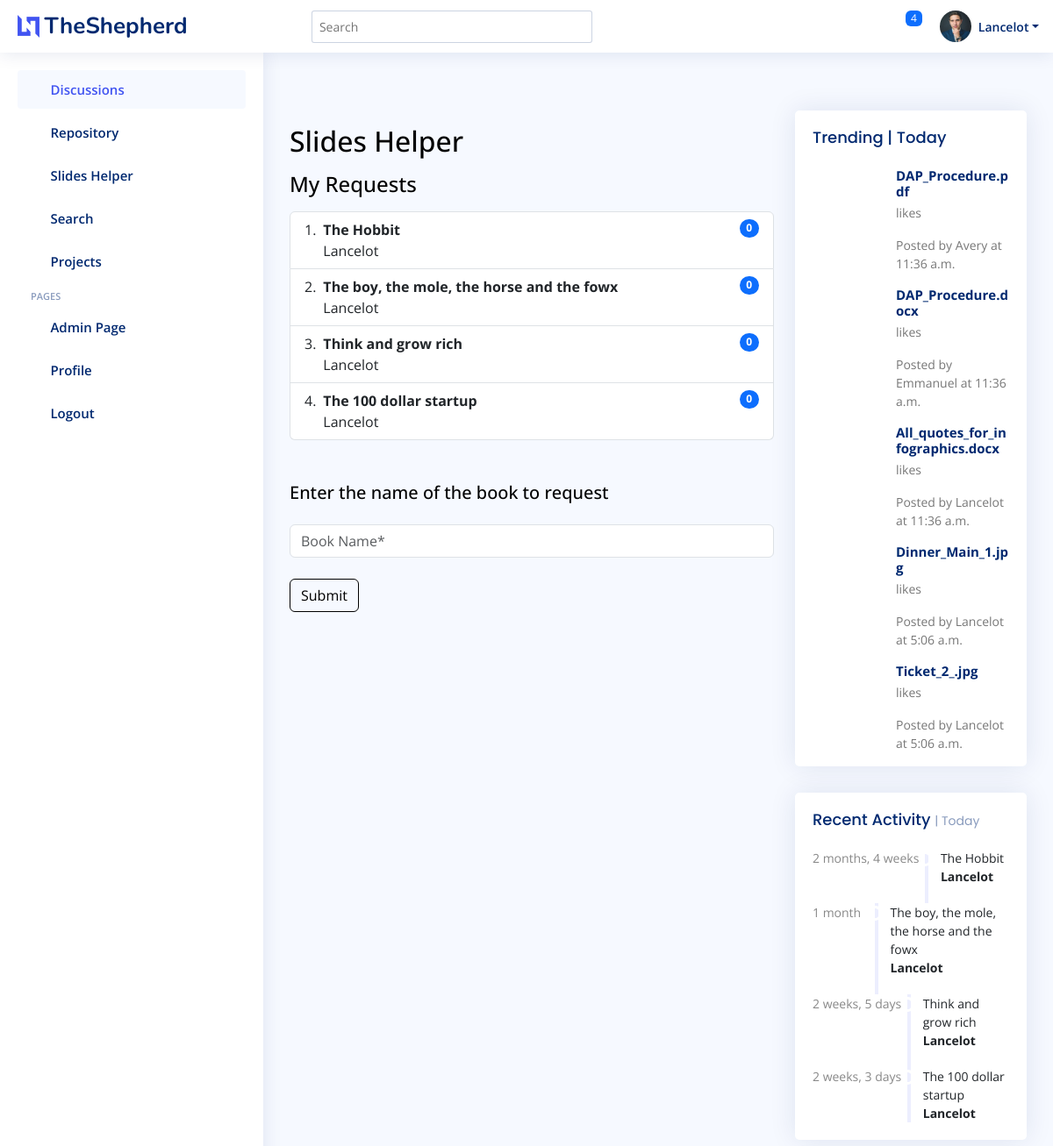
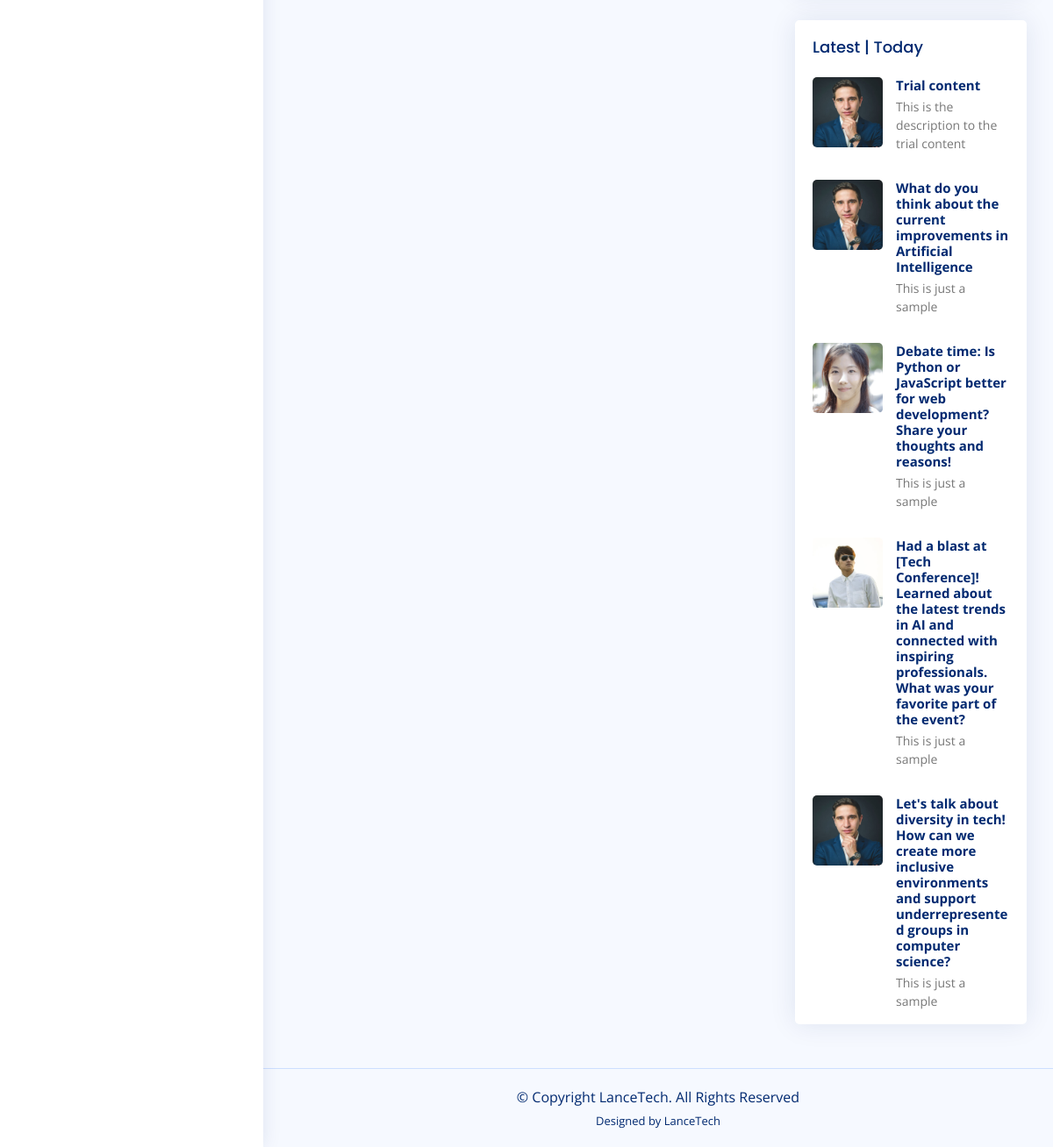
/sliders/ (signed in), run on the app's committed database (2 pictures, top to bottom).
### discussions/models.py (models this page shows, shortened)
class Student(models.Model):
    friend = models.ForeignKey('self', on_delete=models.CASCADE, blank=True, null=True)
    user = models.OneToOneField(User, on_delete=models.CASCADE)
    phone = models.CharField(max_length=10, default='0548932933', blank=True)
    school = models.CharField(max_length=60, default='KNUST', blank=True)
    course = models.CharField(max_length=60, default='Computer Science', blank=True)
    back_img = models.ImageField(blank=True, upload_to="images/profiles", default='images/profiles/testimonial-1_wBDCxRj.jpg')

class Discussion(models.Model):
    creator = models.ForeignKey(Student, on_delete=models.CASCADE)
    pub_date = models.DateTimeField(blank=False, default=now)
    content = models.CharField(max_length=200)
    description = models.CharField(max_length=1024, blank=True, default='This is just a sample')
    topic = models.CharField(max_length=60,blank=False, default='Programming')
    img = models.ImageField(blank=True, upload_to="images", null=True)
    likes = models.IntegerField(blank=True, default=100)
    dislikes = models.IntegerField(blank=True, default=100)
    num_of_participants = models.IntegerField(blank=True, default=50)

### sliders/models.py (models this page shows, shortened)
class Request(models.Model):
    requester = models.ForeignKey(User, on_delete=models.CASCADE)
    file_name = models.CharField(max_length=60)
    pub_date = models.DateTimeField(blank=False, default=now)

### repository/models.py (models this page shows)
class File(models.Model):
    owner = models.ForeignKey(Student, on_delete=models.CASCADE, blank=True, null=True)
    file = models.FileField()
    pub_date = models.DateTimeField(blank=False, default=now)
    def __str__(self):
        return self.file.name

### sliders/views.py (the view)
# urls.py: path("", views.IndexView.as_view(), name="index"),
class IndexView(generic.ListView):
    template_name = "sliders/index.html"
    context_object_name = "sliders"
    model = File
    def get_queryset(self):
        return File.objects.all()
    def get_context_data(self, **kwargs: Any) -> Dict[str, Any]:
        context = super(IndexView, self).get_context_data(**kwargs)
        context['files'] = File.objects.all()
        context['student'] = Student.objects.filter(user=self.request.user)[0]
        context['requests'] = Request.objects.filter(requester_id=self.request.user.id)
        context['form'] = RequestForm()
        context['latest'] = Discussion.objects.filter(pub_date__lte=timezone.now()).order_by("-pub_date")[:5]
        context['trending'] = File.objects.all()[:5]
        return context

### sliders/forms.py
class RequestForm(forms.Form):
    book_name = forms.CharField(label="", widget=forms.TextInput(attrs={'class':'form-control', 'name':'book', 'placeholder':'Book Name*'}))

### sliders/templates/sliders/index.html (shortened to what this page needs)
{% extends 'base.html' %}
{% load static %}
{% block content %}
<p><h2>Slides Helper</h2></p>
<p><h4>My Requests</h4></p>
<div>
    <ol class="list-group list-group-numbered">
      {% for request in requests %}
      <li class="list-group-item d-flex justify-content-between align-items-start">
        <div class="ms-2 me-auto">
          <div class="fw-bold"><a href="{% url 'sliders:detail' request.id%}">{{ request.file_name }}</a></div>
          {{ request.requester.username }}
        </div>
        <span class="badge bg-primary rounded-pill">{{ request.contribution_set | length }} </span>
      </li>
      {% endfor %}
      </ol>
</div>
<br>
<br>
<div>
  <h5 class="comment-title">Enter the name of the book to request</h5>
  <form method="POST" action="{% url 'sliders:request_book' user.id %}">
    <div class="row">
      <p>
        {{ form }}
      </p>
        <br>
      <div class="col-4">
        <input type="submit" class="btn btn-primary" value="Submit">
      </div>
    </div>
  </form>
</div>
{% endblock %}
{% block trending %}
<div class="card">
  <div class="filter">
    <a class="icon" href="#" data-bs-toggle="dropdown"><i class="bi bi-three-dots"></i></a>
  </div>
  <div class="card-body pb-0">
    <h5 class="card-title">Trending | Today</span></h5>
    <div class="news">
      {% for trend in trending %}
      <div class="post-item clearfix">
        <h4><a href="#">{{ trend }}</a></h4>
        <p>{{ trend.likes }} likes</p>
        <p>Posted by {{ trend.owner.user.username }} at {{ trend.pub_date.time }}</p>
      </div>
      {% endfor %}
    </div>
  </div>
</div>
{% endblock %}
{% block activity %}
<div class="card">
  <div class="filter">
    <a class="icon" href="#" data-bs-toggle="dropdown"><i class="bi bi-three-dots"></i></a>
  </div>
  <div class="card-body">
    <h5 class="card-title">Recent Activity <span>| Today</span></h5>
    <div class="activity">
      {% for request in requests %}
      <div class="activity-item d-flex">
        <div class="activite-label">{{ request.pub_date | timesince }}</div>
        <i class='bi bi-circle-fill activity-badge text-success align-self-start'></i>
        <div class="activity-content">
          {{ request.file_name }} <br>
          <a href="#" class="fw-bold text-dark">{{ request.requester.username }}</a>
        </div>
      </div>
      {% endfor %}
    </div>
  </div>
</div>
{% endblock %}
{% block latest %}
<div class="card">
  <div class="filter">
    <a class="icon" href="#" data-bs-toggle="dropdown"><i class="bi bi-three-dots"></i></a>
  </div>
  <div class="card-body pb-0">
    <h5 class="card-title">Latest | Today</span></h5>
    <div class="news">
      {% for discussion in latest %}
      <div class="post-item clearfix">
        <img src="{% static discussion.creator.back_img.url %}" alt="">
        <h4><a href="#">{{ discussion.content }}</a></h4>
        <p>{{ discussion.description }}</p>
      </div>
      {% endfor %}
    </div>
  </div>
</div>
{% endblock %}

### templates/base.html (shortened to what this page needs)
<!DOCTYPE html>
<html lang="en">
<head>
  {% load static %}
  <link href="{% static 'assets/vendor/bootstrap/css/bootstrap.min.css' %}" rel="stylesheet">
  <link href="{% static 'assets/vendor/bootstrap-icons/bootstrap-icons.css' %}" rel="stylesheet">
  <link href="{% static 'assets/vendor/boxicons/css/boxicons.min.css' %}" rel="stylesheet">
  <link href="{% static 'assets/vendor/quill/quill.snow.css' %}" rel="stylesheet">
  <link href="{% static 'assets/vendor/quill/quill.bubble.css' %}" rel="stylesheet">
  <link href="{% static 'assets/vendor/remixicon/remixicon.css' %}" rel="stylesheet">
  <link href="{% static 'assets/vendor/simple-datatables/style.css' %}" rel="stylesheet">
  <link href="{% static 'assets/css/style.css' %}" rel="stylesheet">
  <link href="{% static 'assets/css/main.css' %}" rel="stylesheet">
</head>
<body>
  <header id="header" class="header fixed-top d-flex align-items-center">
    <div class="d-flex align-items-center justify-content-between">
      <a href="{% url 'discussions:index' %}" class="logo d-flex align-items-center">
        <img src="{% static 'assets/img/logo.png' %}" alt="">
        <span class="d-none d-lg-block">TheShepherd</span>
      </a>
      <i class="bi bi-list toggle-sidebar-btn"></i>
    </div>
    <div class="search-bar">
      <form class="search-form d-flex align-items-center" method="POST" action="#">
        <input type="text" name="query" placeholder="Search" title="Enter search keyword">
        <button type="submit" title="Search"><i class="bi bi-search"></i></button>
      </form>
    </div>
    <nav class="header-nav ms-auto">
      <ul class="d-flex align-items-center">
        {% if not user.is_authenticated %}
        <li class="nav-item">
          <a class="nav-link collapsed" href="{% url 'accounts:signup' %}">
            <i class="bi bi-card-list"></i>
            <span>Register</span>
          </a>
        </li>
        <li class="nav-item">
          <a class="nav-link collapsed" href="{% url 'login' %}">
            <i class="bi bi-box-arrow-in-right"></i>
            <span>Login</span>
          </a>
        </li>
        {% else %}
        <li class="nav-item dropdown">
          <a class="nav-link nav-icon" href="#" data-bs-toggle="dropdown">
            <i class="bi bi-bell"></i>
            <span class="badge bg-primary badge-number">4</span>
          </a>
        </li>
        <li class="nav-item dropdown pe-3">
          <a class="nav-link nav-profile d-flex align-items-center pe-0" href="#" data-bs-toggle="dropdown">
            <img src="{% static student.back_img.url %}" alt="Profile" class="rounded-circle">
            <span class="d-none d-md-block dropdown-toggle ps-2">{{ student.user.username }}</span>
          </a>
        </li>
        {% endif %}
      </ul>
    </nav>
  </header>
  <aside id="sidebar" class="sidebar">
    <ul class="sidebar-nav" id="sidebar-nav">
      <li class="nav-item">
        <a class="nav-link " href="{% url 'discussions:index' %}">
          <i class="bi bi-grid"></i>
          <span>Discussions</span>
        </a>
      </li>
      <li class="nav-item">
        <a class="nav-link collapsed"  href="{% url 'repository:repository' %}">
          <i class="bi bi-menu-button-wide"></i><span>Repository</span>
        </a>
      </li>
      <li class="nav-item">
        <a class="nav-link collapsed" href="{% url 'sliders:sliders' %}">
          <i class="bi bi-journal-text"></i><span>Slides Helper</span>
        </a>
      </li>
      <li class="nav-item">
        <a class="nav-link collapsed" href="{% url 'search:search' %}">
          <i class="bi bi-layout-text-window-reverse"></i><span>Search</span>
        </a>
      </li>
      <li class="nav-item">
        <a class="nav-link collapsed" href="{% url 'home:projects' %}">
          <i class="bi bi-gem"></i><span>Projects</span>
        </a>
      </li>
      <li class="nav-heading">Pages</li>
      {% if user.is_superuser %}
      <li class="nav-item">
        <a class="nav-link collapsed" href="{% url 'admin:index' %}">
          <i class="bi bi-envelope"></i>
          <span>Admin Page</span>
        </a>
      </li>
      {% endif %}
      <li class="nav-item">
        <a class="nav-link collapsed" href="{% url 'accounts:profile' student.id %}">
          <i class="bi bi-person"></i>
          <span>Profile</span>
        </a>
      </li>
      <li class="nav-item">
        <a class="nav-link collapsed" href="{% url 'accounts:logout' %}">
          <i class="bi bi-box-arrow-in-left"></i>
          <span>Logout</span>
        </a>
      </li>
    </ul>
  </aside>
  <main id="main" class="main">
    <section class="section dashboard">
      <div class="row">
        <div class="col-lg-8">
          <div class="row">
            <div class="">
              {% block content %}{%  endblock %}
            </div>
          </div>
        </div>
        <div class="col-lg-4">
          {% block trending %}{% endblock %}
          {% block activity %}{% endblock %}
          {% block latest %} {% endblock %}
        </div>
      </div>
    </section>
  </main>
  <footer id="footer" class="footer">
    <div class="copyright">
      &copy; Copyright <strong><span>LanceTech</span></strong>. All Rights Reserved
    </div>
    <div class="credits">
      Designed by <a href="https://LanceTech.com/">LanceTech</a>
    </div>
  </footer>
</body>
</html>

### static/assets/css/main.css (style rules this page uses)
:root { scroll-behavior: smooth; }
body { color: rgba(var(--color-primary-rgb), 1); }
a { color: var(--color-links); text-decoration: none; }
h1, h2, h3, h4, h5, h6 { font-family: var(--font-primary); }
#main { margin-top: 90px; }
.btn.btn-primary { background-color: var(--color-black); color: var(--color-white); border-color: var(--color-black); }
.footer { overflow: hidden; background: rgba(var(--color-black-rgb), 0.9); font-size: 16px; color: rgba(var(--color-white-rgb), 0.7); }
.footer .copyright strong { font-weight: 400; }
.footer .credits { padding-top: 6px; font-size: 13px; }
.footer .credits a { color: var(--color-white); }

### data on the page
Student: back_img (picture), user.username "Lancelot"
Request: file_name "The Hobbit", requester.username "Lancelot", contribution_set|length "0", pub_date "2 months, 4 weeks"
Request: file_name "The boy, the mole, the horse and the fowx", requester.username "Lancelot", contribution_set|length "0", pub_date "1 month"
Request: file_name "Think and grow rich", requester.username "Lancelot", contribution_set|length "0", pub_date "2 weeks, 5 days"
Request: file_name "The 100 dollar startup", requester.username "Lancelot", contribution_set|length "0", pub_date "2 weeks, 3 days"
File: file "DAP_Procedure.pdf", owner.user.username "Avery", pub_date.time "11:36 a.m."
File: file "DAP_Procedure.docx", owner.user.username "Emmanuel", pub_date.time "11:36 a.m."
File: file "All_quotes_for_infographics.docx", owner.user.username "Lancelot", pub_date.time "11:36 a.m."
File: file "Dinner_Main_1.jpg", owner.user.username "Lancelot", pub_date.time "5:06 a.m."
File: file "Ticket_2_.jpg", owner.user.username "Lancelot", pub_date.time "5:06 a.m."
Discussion: creator.back_img (picture), content "Trial content", description "This is the description to the trial content"
Discussion: creator.back_img (picture), content "What do you think about the current improvements in Artificial Intelligence", description "This is just a sample"
Discussion: creator.back_img (picture), content "Debate time: Is Python or JavaScript better for web development? Share your thoughts and reasons!", description "This is just a sample"
Discussion: creator.back_img (picture), content "Had a blast at [Tech Conference]! Learned about the latest trends in AI and connected with inspiring professionals. What was your favorite part of the event?", description "This is just a sample"
Discussion: creator.back_img (picture), content "Let's talk about diversity in tech! How can we create more inclusive environments and support underrepresented groups in computer science?", description "This is just a sample"
